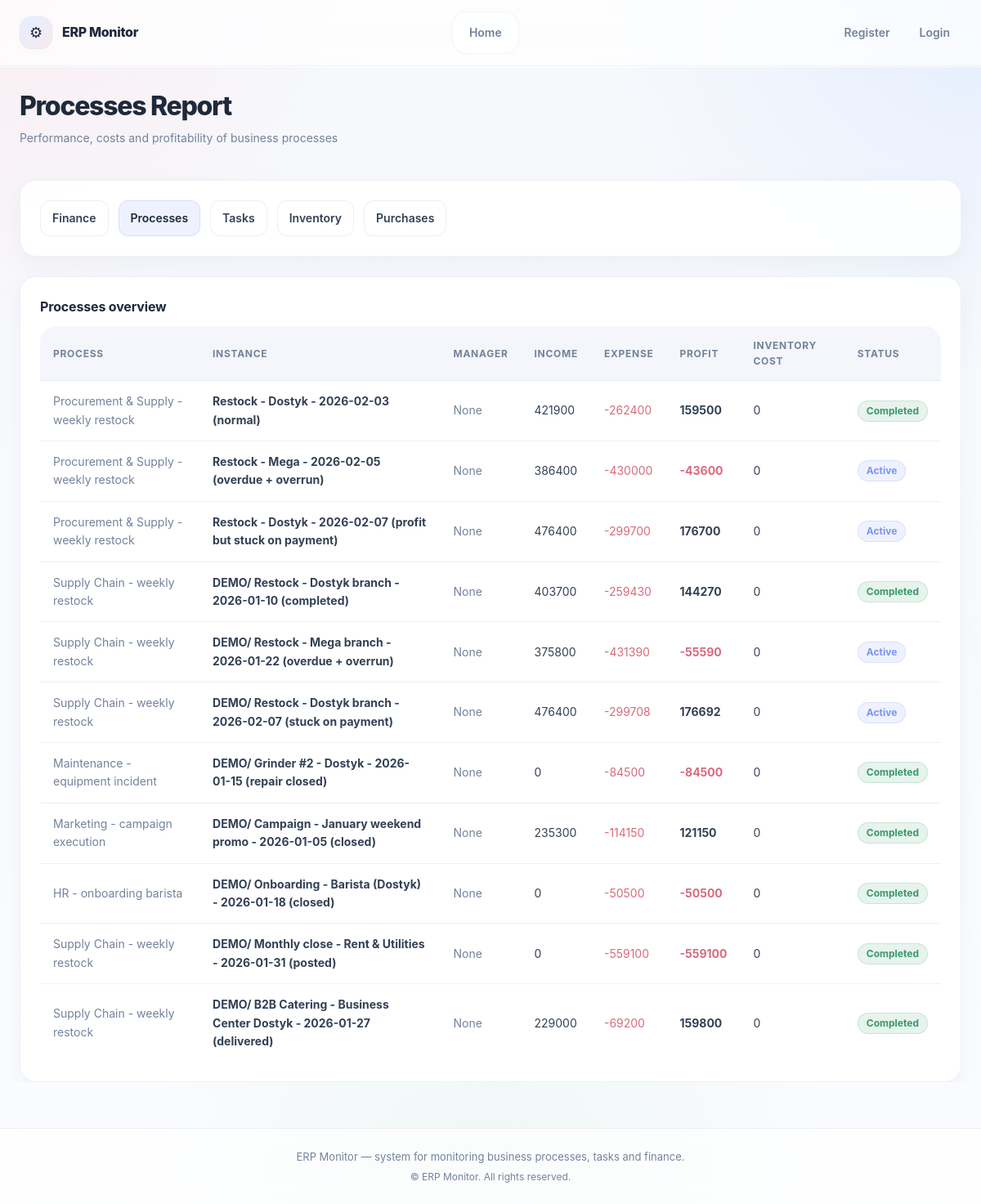
The app's page /reports/processes/, older data.
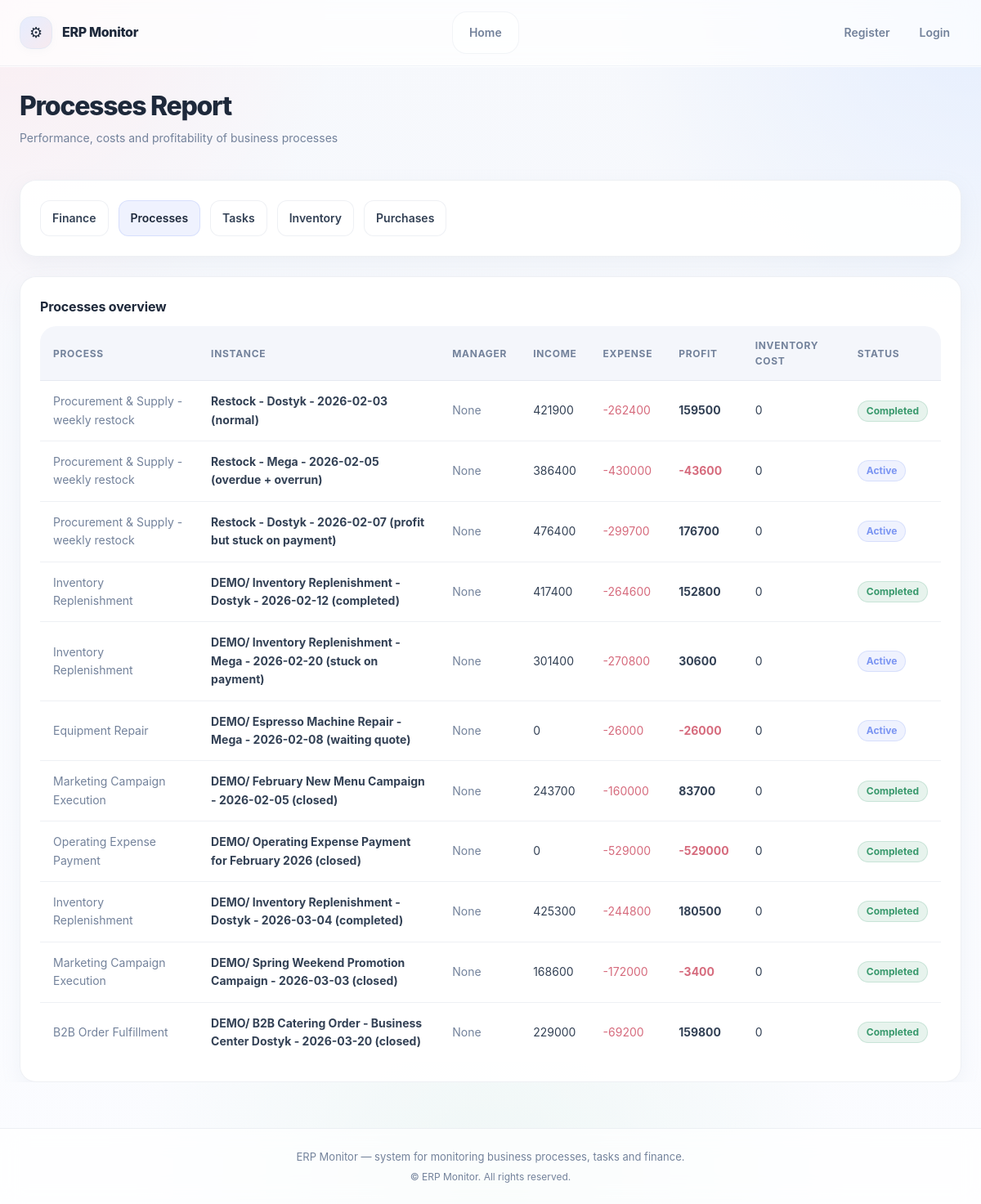
The same page, newer data.
### processes/models.py (models this page shows, shortened)
class ProcessInstance(models.Model):
    process = models.ForeignKey(
        Process,
        on_delete=models.CASCADE,
        related_name="instances",
    )
    name = models.CharField(max_length=255)
    manager = models.ForeignKey(
        "people.Employee",   # ← строка
        on_delete=models.SET_NULL,
        null=True,
        blank=True,
        related_name="managed_processes",
    )
    planned_budget = models.DecimalField(
        max_digits=14, decimal_places=2,
        null=True, blank=True
    )
    planned_end_date = models.DateField(
        null=True, blank=True
    )
    started_at = models.DateTimeField(auto_now_add=True)
    is_completed = models.BooleanField(default=False)
    current_stage = models.ForeignKey(
        "Stage",
        on_delete=models.SET_NULL,
        null=True,
        blank=True,
        related_name="current_instances",
    )
    branch = models.ForeignKey(
        Branch,
        on_delete=models.SET_NULL,
        null=True,
        blank=True,
        related_name="process_instances",
    )
    business_date = models.DateField(
        null=True,
        blank=True,
        verbose_name="Business date",
    )

class Process(models.Model):
    organization = models.ForeignKey(
        Organization,
        on_delete=models.CASCADE,
        related_name="processes",
    )
    name = models.CharField(max_length=255)
    description = models.TextField(blank=True)
    is_active = models.BooleanField(default=True)
    created_at = models.DateTimeField(auto_now_add=True)

### reports/views.py (the view)
# urls.py: path("processes/", views.process_report, name="process_report"),
def process_report(request):
    processes = (
        ProcessInstance.objects
        .select_related("process", "manager")
        .all()
    )
    report = []
    for pi in processes:
        income = (
            Transaction.objects
            .filter(process_instance=pi, amount__gt=0)
            .aggregate(total=Sum("amount"))
            .get("total")
        ) or 0
        expense = (
            Transaction.objects
            .filter(process_instance=pi, amount__lt=0)
            .aggregate(total=Sum("amount"))
            .get("total")
        ) or 0
        inventory_cost = 0
        usages = InventoryUsage.objects.filter(
            task__process_instance=pi
        )
        for usage in usages:
            cost = usage.cost()
            if cost:
                inventory_cost += cost
        report.append({
            "process_instance": pi,
            "process": pi.process,
            "manager": pi.manager,
            "income": income,
            "expense": expense,
            "profit": income + expense,
            "inventory_cost": inventory_cost,
            "is_completed": pi.is_completed,
        })
    return render(
        request,
        "reports/processes.html",
        {"report": report},
    )

### templates/reports/processes.html (shortened to what this page needs)
{% extends "base.html" %}
{% block content %}
<div class="page-header fade-in">
    <h1 class="page-title">Processes Report</h1>
    <p class="page-subtitle">
        Performance, costs and profitability of business processes
    </p>
</div>
<section class="dashboard-section fade-in">
    <div class="card">
        <nav class="reports-nav">
            <a href="{% url 'finance_report' %}"
               class="reports-link {% if request.path == '/reports/finance/' %}active{% endif %}">
                Finance
            </a>
            <a href="{% url 'process_report' %}"
               class="reports-link {% if request.path == '/reports/processes/' %}active{% endif %}">
                Processes
            </a>
            <a href="{% url 'task_report' %}"
               class="reports-link {% if request.path == '/reports/tasks/' %}active{% endif %}">
                Tasks
            </a>
            <a href="{% url 'inventory_report' %}"
               class="reports-link {% if request.path == '/reports/inventory/' %}active{% endif %}">
                Inventory
            </a>
            <a href="{% url 'purchase_report' %}"
               class="reports-link {% if request.path == '/reports/purchases/' %}active{% endif %}">
                Purchases
            </a>
        </nav>
    </div>
</section>
<section class="dashboard-section fade-in">
    <div class="card">
        <div class="card-title">Processes overview</div>
        <table class="table">
            <thead>
                <tr>
                    <th>Process</th>
                    <th>Instance</th>
                    <th>Manager</th>
                    <th>Income</th>
                    <th>Expense</th>
                    <th>Profit</th>
                    <th>Inventory cost</th>
                    <th>Status</th>
                </tr>
            </thead>
            <tbody>
                {% for row in report %}
                <tr>
                    <td class="muted">{{ row.process.name }}</td>
                    <td>
                        <strong>{{ row.process_instance.name }}</strong>
                    </td>
                    <td class="muted">{{ row.manager }}</td>
                    <td>{{ row.income }}</td>
                    <td>
                        <span class="danger">{{ row.expense }}</span>
                    </td>
                    <td>
                        <strong class="{% if row.profit < 0 %}danger{% endif %}">
                            {{ row.profit }}
                        </strong>
                    </td>
                    <td>{{ row.inventory_cost }}</td>
                    <td>
                        {% if row.is_completed %}
                            <span class="badge success">Completed</span>
                        {% else %}
                            <span class="badge active">Active</span>
                        {% endif %}
                    </td>
                </tr>
                {% empty %}
                <tr>
                    <td colspan="8" class="muted">
                        No process data
                    </td>
                </tr>
                {% endfor %}
            </tbody>
        </table>
    </div>
</section>
{% endblock %}

Row changes from the older to the newer data that the page shows:
removed ProcessInstance: process.name "Supply Chain - weekly restock", process_instance.name "DEMO/ Restock - Dostyk branch - 2026-01-10 (completed)", manager "None", income "403700", expense "-259430", profit "144270", inventory_cost "0", shows "Completed"
removed ProcessInstance: process.name "Supply Chain - weekly restock", process_instance.name "DEMO/ Restock - Mega branch - 2026-01-22 (overdue + overrun)", manager "None", income "375800", expense "-431390", profit "-55590", inventory_cost "0", shows "Active"
removed ProcessInstance: process.name "Supply Chain - weekly restock", process_instance.name "DEMO/ Restock - Dostyk branch - 2026-02-07 (stuck on payment)", manager "None", income "476400", expense "-299708", profit "176692", inventory_cost "0", shows "Active"
removed ProcessInstance: process.name "Maintenance - equipment incident", process_instance.name "DEMO/ Grinder #2 - Dostyk - 2026-01-15 (repair closed)", manager "None", income "0", expense "-84500", profit "-84500", inventory_cost "0", shows "Completed"
removed ProcessInstance: process.name "Marketing - campaign execution", process_instance.name "DEMO/ Campaign - January weekend promo - 2026-01-05 (closed)", manager "None", income "235300", expense "-114150", profit "121150", inventory_cost "0", shows "Completed"
removed ProcessInstance: process.name "HR - onboarding barista", process_instance.name "DEMO/ Onboarding - Barista (Dostyk) - 2026-01-18 (closed)", manager "None", income "0", expense "-50500", profit "-50500", inventory_cost "0", shows "Completed"
removed ProcessInstance: process.name "Supply Chain - weekly restock", process_instance.name "DEMO/ Monthly close - Rent & Utilities - 2026-01-31 (posted)", manager "None", income "0", expense "-559100", profit "-559100", inventory_cost "0", shows "Completed"
removed ProcessInstance: process.name "Supply Chain - weekly restock", process_instance.name "DEMO/ B2B Catering - Business Center Dostyk - 2026-01-27 (delivered)", manager "None", income "229000", expense "-69200", profit "159800", inventory_cost "0", shows "Completed"
added ProcessInstance: process.name "Inventory Replenishment", process_instance.name "DEMO/ Inventory Replenishment - Dostyk - 2026-02-12 (completed)", manager "None", income "417400", expense "-264600", profit "152800", inventory_cost "0", shows "Completed"
added ProcessInstance: process.name "Inventory Replenishment", process_instance.name "DEMO/ Inventory Replenishment - Mega - 2026-02-20 (stuck on payment)", manager "None", income "301400", expense "-270800", profit "30600", inventory_cost "0", shows "Active"
added ProcessInstance: process.name "Equipment Repair", process_instance.name "DEMO/ Espresso Machine Repair - Mega - 2026-02-08 (waiting quote)", manager "None", income "0", expense "-26000", profit "-26000", inventory_cost "0", shows "Active"
added ProcessInstance: process.name "Marketing Campaign Execution", process_instance.name "DEMO/ February New Menu Campaign - 2026-02-05 (closed)", manager "None", income "243700", expense "-160000", profit "83700", inventory_cost "0", shows "Completed"
added ProcessInstance: process.name "Operating Expense Payment", process_instance.name "DEMO/ Operating Expense Payment for February 2026 (closed)", manager "None", income "0", expense "-529000", profit "-529000", inventory_cost "0", shows "Completed"
added ProcessInstance: process.name "Inventory Replenishment", process_instance.name "DEMO/ Inventory Replenishment - Dostyk - 2026-03-04 (completed)", manager "None", income "425300", expense "-244800", profit "180500", inventory_cost "0", shows "Completed"
added ProcessInstance: process.name "Marketing Campaign Execution", process_instance.name "DEMO/ Spring Weekend Promotion Campaign - 2026-03-03 (closed)", manager "None", income "168600", expense "-172000", profit "-3400", inventory_cost "0", shows "Completed"
added ProcessInstance: process.name "B2B Order Fulfillment", process_instance.name "DEMO/ B2B Catering Order - Business Center Dostyk - 2026-03-20 (closed)", manager "None", income "229000", expense "-69200", profit "159800", inventory_cost "0", shows "Completed"
